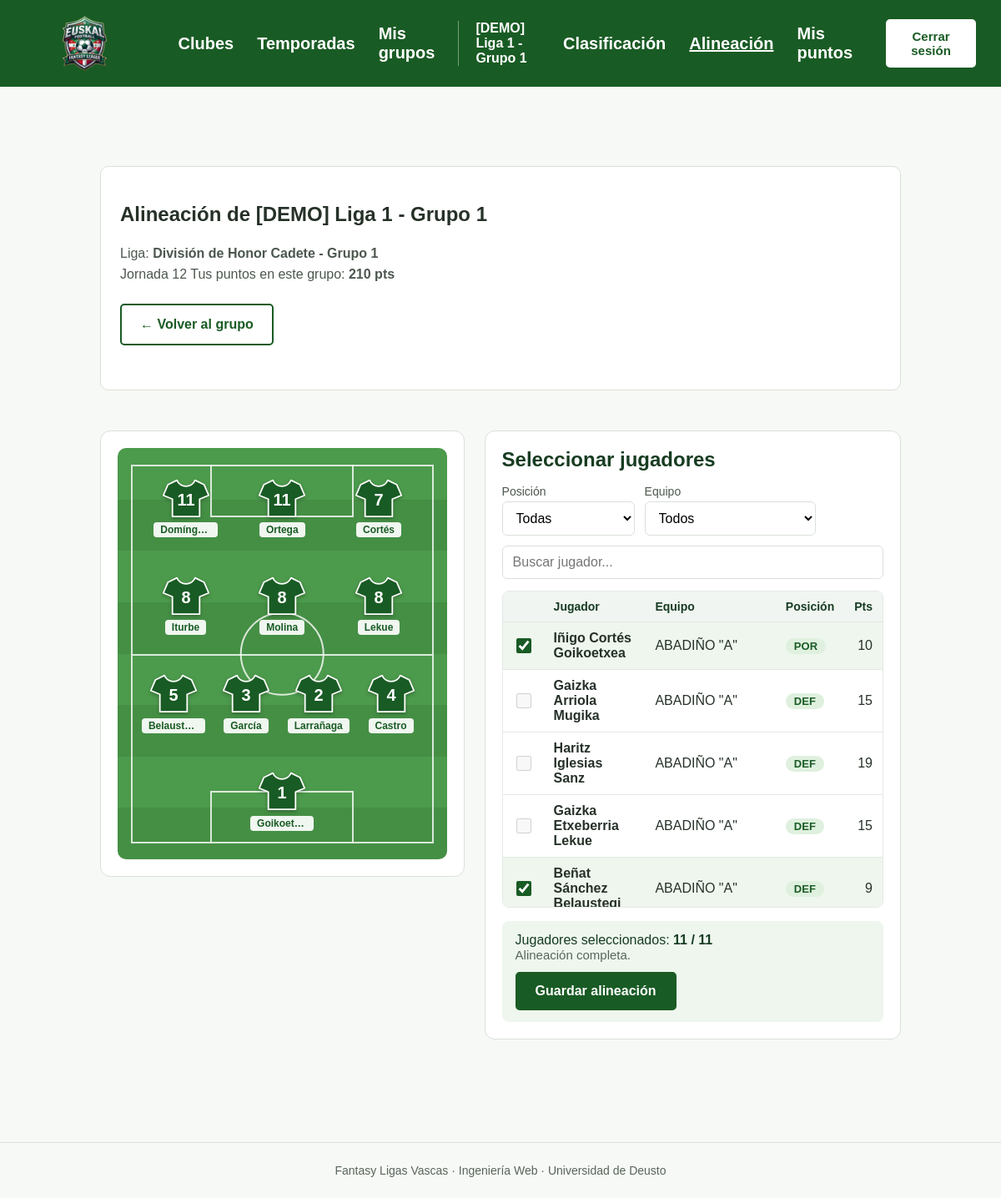
/grupos/1/alineacion/ (signed in), run on the app's committed database.
### fantasy/models.py (models this page shows, shortened)
class Grupo(models.Model):
    MAX_MIEMBROS = 30 # HABRA QUE VER CUANTOS USUARIOS QUEREMOS TENER COMO MAXIMO
    nombre = models.CharField(max_length=100)
    creador = models.ForeignKey(Usuario, null=True, on_delete=models.SET_NULL, related_name="grupos_creados")
    liga = models.ForeignKey(Liga, on_delete=models.CASCADE, related_name="grupos")
    fecha_alta = models.DateField(auto_now_add=True)
    codigo = models.CharField(max_length=8, unique=True, editable=False)
    class Meta:
        verbose_name = "Grupo"
        verbose_name_plural = "Grupos"
        constraints = [ models.UniqueConstraint(
                fields=["creador", "nombre"],
                name="nombre_grupo_unico_por_creador"),
        ]

class Liga(models.Model):
    temporada = models.ForeignKey(Temporada, on_delete=models.CASCADE, related_name="ligas",null=True,blank=True)
    nombre = models.CharField(max_length=100)
    categoria=models.CharField(max_length=100)
    grupo=models.PositiveSmallIntegerField(null=True, blank=True)
    class Meta: # Para visualizar el nombre en singular y plural del modelo en ADMIN
            verbose_name = "Liga"
            verbose_name_plural = "Ligas"
            constraints = [ models.UniqueConstraint(
                fields=["temporada", "nombre"],
                name="liga_unica_por_temporada"
            ),
            ]

class Jornada(models.Model):
    liga = models.ForeignKey(
        "Liga", on_delete=models.CASCADE, related_name="jornadas",
    )
    numero = models.PositiveSmallIntegerField()
    fecha_inicio = models.DateField()
    fecha_fin = models.DateField()
    class Meta:
        verbose_name = "Jornada"
        verbose_name_plural = "Jornadas"
        constraints = [
            models.UniqueConstraint(fields=["liga", "numero"], name="jornada_unica_por_liga"),
        ]

class Membresia(models.Model):
    usuario = models.ForeignKey(Usuario, on_delete=models.CASCADE, related_name="membresias")
    grupo = models.ForeignKey(Grupo, on_delete=models.CASCADE, related_name="membresias")
    fecha_alta = models.DateField(auto_now_add=True)
    puntos = models.IntegerField(default=0)
    class Meta:
        verbose_name = "Membresia"
        verbose_name_plural = "Membresias"
        ordering = ["-puntos"]
        constraints = [
            models.UniqueConstraint(
                fields=["usuario", "grupo"],
                name="un_usuario_una_membresia_por_grupo"),
        ]

class Jugador(models.Model):
    class Posicion(models.TextChoices):
        PORTERO = "POR", "Portero"
        DEFENSA = "DEF", "Defensa"
        CENTROCAMPISTA = "MED", "Centrocampista"
        DELANTERO = "DEL", "Delantero"
    nombre = models.CharField(max_length=100)
    posicion = models.CharField(max_length=3, choices=Posicion.choices)
    dorsal = models.PositiveSmallIntegerField(null=True, blank=True)
    equipo = models.ForeignKey(Equipo, on_delete=models.PROTECT, related_name="jugadores")
    class Meta:
        verbose_name = "Jugador"
        verbose_name_plural = "Jugadores"
        constraints = [
            models.UniqueConstraint(fields=["equipo", "dorsal"], name="dorsal_unico_por_equipo"),
        ]

### fantasy/views.py (the view, shortened to what this page needs)
# urls.py: path("grupos/<int:pk>/alineacion/", views.alineacion, name="alineacion"),
@login_required
def alineacion(request, pk):
    grupo = get_object_or_404(Grupo, pk=pk)
    membresia = grupo.membresias.filter(usuario=request.user).first()
    if not membresia:
        return redirect("unirse_grupo")
    request.session["grupo_activo_id"] = grupo.pk
    jornada = (grupo.liga.jornadas.filter(partidos__goles_local__isnull=True)
                                    .order_by("numero")
                                    .first()
                                    )
    jugadores = list(
        Jugador.objects.filter(equipo__liga = grupo.liga)
                       .annotate(total_puntos = Coalesce(Sum("estadisticas__puntos"), 0))
                       .order_by("equipo__nombre", "dorsal")
                       .values("id", "nombre", "posicion", "dorsal", "equipo_id",
                               "equipo__nombre", "total_puntos")
    )
    elegidos = []
    precargada_de = None
    if jornada:
        actual = Alineacion.objects.filter(membresia=membresia, jornada=jornada).first()
        if actual:
            elegidos = list(actual.jugadores.values_list("id", flat=True)) # ?????????????
        else:
            anterior = (
                Alineacion.objects.filter(membresia=membresia, jornada__numero__lt =jornada.numero)
                                  .select_related("jornada")
                                  .order_by("-jornada__numero")
                                  .first()
            )
            if anterior:
                elegidos = list(anterior.jugadores.values_list("id", flat=True))
                precargada_de = anterior.jornada
    return render(request, "fantasy/grupos/alineacion.html", {
        "grupo": grupo,
        "membresia": membresia,
        "jornada": jornada,
        "jugadores": jugadores,
        "elegidos": elegidos,
        "precargada_de": precargada_de,
        "equipos": Equipo.objects.filter(liga=grupo.liga).order_by("nombre"),
    })

### fantasy/templates/fantasy/grupos/alineacion.html (shortened to what this page needs)
{% extends "fantasy/base.html" %}
{% block content %}
<div class="container">
    <section class="section">
        <div class="card">
            <h1>Alineación de {{ grupo.nombre }}</h1>
            <p>Liga: <strong>{{ grupo.liga.nombre }}</strong></p>
            <p>
                {% if jornada %}
                    Jornada {{ jornada.numero }}
                {% endif %}
                Tus puntos en este grupo: <strong>{{ membresia.puntos }} pts</strong>
            </p>
            <div class="acciones">
                <a href="{% url 'clasificacion' grupo.pk %}" class="btn-secondary">
                    ← Volver al grupo
                </a>
            </div>
        </div>
    </section>
    <section class="section">
        {% if jornada %}
        <form method="post" id="al-form">
            <div class="al-grid">
                <div class="al-card">
                    <div class="al-campo">
                        <div class="al-lineas" aria-hidden="true">
                            <div class="al-centro"></div>
                            <div class="al-area arriba"></div>
                        </div>
                        <div class="al-filas" id="al-filas"></div>
                    </div>
                </div>
                <div class="al-card">
                    <h2>Seleccionar jugadores</h2>
                    <div class="al-filtros">
                        <div>
                            <label for="al-filtro-pos">Posición</label>
                            <select id="al-filtro-pos">
                                <option value="">Todas</option>
                            </select>
                        </div>
                        <div>
                            <label for="al-filtro-equipo">Equipo</label>
                            <select id="al-filtro-equipo">
                                <option value="">Todos</option>
                            </select>
                        </div>
                        <div class="busca">
                            <input id="al-busqueda" type="search" placeholder="Buscar jugador...">
                        </div>
                    </div>
                    <div class="al-scroll">
                        <table class="al-tabla" id="al-tabla">
                            <thead>
                                <tr>
                                    <th scope="col"><span class="al-solo-lectura">Elegir</span></th>
                                    <th scope="col">Jugador</th>
                                    <th scope="col">Equipo</th>
                                    <th scope="col">Posición</th>
                                    <th scope="col" class="al-num">Pts</th>
                                </tr>
                            </thead>
                            <tbody>
                                {% for j in jugadores %}
                                    <tr data-id="{{ j.id }}" data-pos="{{ j.posicion }}"
                                        data-equipo="{{ j.equipo_id }}" data-nombre="{{ j.nombre }}"
                                        data-dorsal="{{ j.dorsal|default_if_none:'' }}">
                                        <td>
                                            <input type="checkbox" aria-label="Elegir a {{ j.nombre }}"
                                                   {% if j.id in elegidos %}
                                                        checked
                                                   {% endif %}>
                                        </td>
                                        <td><strong>{{ j.nombre }}</strong></td>
                                        <td>{{ j.equipo__nombre }}</td>
                                        <td><span class="al-pos">{{ j.posicion }}</span></td>
                                        <td class="al-num">{{ j.total_puntos }}</td>
                                    </tr>
                                {% endfor %}
                            </tbody>
                        </table>
                    </div>
                    <div class="al-pie">
                        <div>
                            <div>Jugadores seleccionados: <strong id="al-contador">0 / 11</strong></div>
                            <div class="meta" id="al-aviso" role="status"></div>
                        </div>
                        <button type="submit" class="boton" id="al-guardar" disabled>Guardar alineación</button>
                    </div>
                </div>
            </div>
        </form>
        {% else %}
            <p class="vacio">No hay ninguna jornada pendiente en esta liga. Vuelve cuando se publique la siguiente.</p>
        {% endif %}
    </section>
</div>
{% endblock %}

### fantasy/templates/fantasy/base.html (shortened to what this page needs)
{% load static %}
<!DOCTYPE html>
<html lang="es">
<head>
    <link rel="stylesheet" href="{% static 'css/style.css' %}">
</head>
<body>
    <header class="navbar">
        <div class="navbar-brand">
            <a href="{% url 'index' %}">
                <img src="{% static 'img/logo.png' %}" alt="Fantasy Ligas Vascas" class="navbar-logo">
            </a>
</div>
        <nav class="navbar-links">
            <a href="{% url 'lista_clubes' %}">Clubes</a>
            <a href="{% url 'lista_temporadas' %}">Temporadas</a>
            {% if user.is_authenticated %}
                <a href="{% url 'mis_grupos' %}">Mis grupos</a>
                {% if grupo_activo %}
                    <span class="navbar-grupo">{{ grupo_activo.nombre }}</span>
                    <a href="{% url 'clasificacion' grupo_activo.pk %}"
                       {% if request.resolver_match.url_name == 'clasificacion' %}aria-current="page"{% endif %}>Clasificación</a>
                    <a href="{% url 'alineacion' grupo_activo.pk %}"
                       {% if request.resolver_match.url_name == 'alineacion' %}aria-current="page"{% endif %}>Alineación</a>
                    <a href="{% url 'lista_puntos' membresia_activa.pk %}"
                       {% if request.resolver_match.url_name == 'lista_puntos' and request.resolver_match.kwargs.pk == membresia_activa.pk %}aria-current="page"{% endif %}>Mis puntos</a>
                {% endif %}
            {% endif %}
        </nav>
        <div class="navbar-auth">
            {% if user.is_authenticated %}
                <form method="post" action="{% url 'logout' %}">
                <button type="submit" class="btn-logout">
                    Cerrar sesión
                </button>
            </form>
            {% else %}
                <a href="{% url 'login' %}">Iniciar sesión</a>
                <a href="{% url 'registro' %}" class="btn-registro">Registrarse</a>
            {% endif %}
        </div>
    </header>
    <main>
        {% block content %}{% endblock %}
    </main>
    <footer class="footer">
        Fantasy Ligas Vascas · Ingeniería Web · Universidad de Deusto
    </footer>
</body>
</html>

### data on the page
Grupo: nombre "[DEMO] Liga 1 - Grupo 1", liga.nombre "División de Honor Cadete - Grupo 1"
Jornada: numero "12"
Membresia: puntos "210"
Jugador: nombre "Iñigo Cortés Goikoetxea", equipo__nombre "ABADIÑO \"A\"", posicion "POR", total_puntos "10"
Jugador: nombre "Gaizka Arriola Mugika", equipo__nombre "ABADIÑO \"A\"", posicion "DEF", total_puntos "15"
Jugador: nombre "Haritz Iglesias Sanz", equipo__nombre "ABADIÑO \"A\"", posicion "DEF", total_puntos "19"
Jugador: nombre "Gaizka Etxeberria Lekue", equipo__nombre "ABADIÑO \"A\"", posicion "DEF", total_puntos "15"
Jugador: nombre "Beñat Sánchez Belaustegi", equipo__nombre "ABADIÑO \"A\"", posicion "DEF", total_puntos "9"
